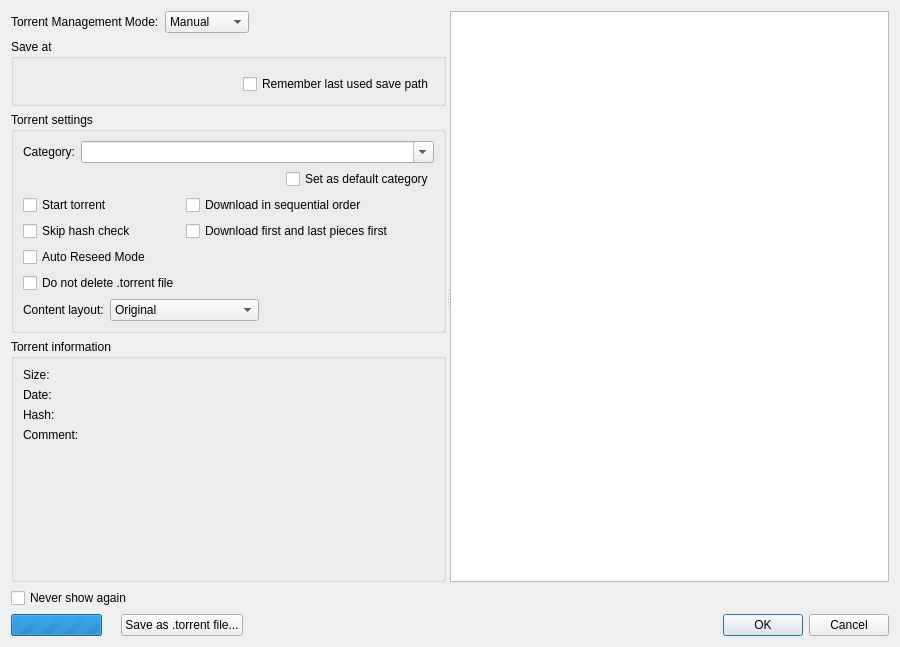
<?xml version="1.0" encoding="UTF-8"?>
<ui version="4.0">
 <class>AddNewTorrentDialog</class>
 <widget class="QDialog" name="AddNewTorrentDialog">
  <property name="geometry">
   <rect>
    <x>0</x>
    <y>0</y>
    <width>900</width>
    <height>647</height>
   </rect>
  </property>
  <layout class="QVBoxLayout" name="AddNewTorrentDialogLayout">
   <item>
    <widget class="QSplitter" name="splitter">
     <property name="orientation">
      <enum>Qt::Horizontal</enum>
     </property>
     <property name="childrenCollapsible">
      <bool>false</bool>
     </property>
     <widget class="QFrame" name="torrentoptionsFrame">
      <layout class="QVBoxLayout" name="mainlayout_addui">
       <property name="leftMargin">
        <number>0</number>
       </property>
       <property name="topMargin">
        <number>0</number>
       </property>
       <property name="rightMargin">
        <number>0</number>
       </property>
       <property name="bottomMargin">
        <number>0</number>
       </property>
       <item>
        <layout class="QHBoxLayout" name="managementLayout">
         <item>
          <widget class="QLabel" name="labelTorrentManagementMode">
           <property name="text">
            <string>Torrent Management Mode:</string>
           </property>
          </widget>
         </item>
         <item>
          <widget class="QComboBox" name="comboTTM">
           <property name="toolTip">
            <string>Automatic mode means that various torrent properties(eg save path) will be decided by the associated category</string>
           </property>
           <item>
            <property name="text">
             <string>Manual</string>
            </property>
           </item>
           <item>
            <property name="text">
             <string>Automatic</string>
            </property>
           </item>
          </widget>
         </item>
         <item>
          <spacer name="horizontalSpacer">
           <property name="orientation">
            <enum>Qt::Horizontal</enum>
           </property>
           <property name="sizeHint" stdset="0">
            <size>
             <width>20</width>
             <height>20</height>
            </size>
           </property>
          </spacer>
         </item>
        </layout>
       </item>
       <item>
        <widget class="QGroupBox" name="groupBoxSavePath">
         <property name="title">
          <string>Save at</string>
         </property>
         <layout class="QVBoxLayout" name="verticalLayout">
          <item>
           <widget class="FileSystemPathComboEdit" name="savePath" native="true"/>
          </item>
          <item alignment="Qt::AlignRight">
           <widget class="QCheckBox" name="checkBoxRememberLastSavePath">
            <property name="text">
             <string>Remember last used save path</string>
            </property>
           </widget>
          </item>
         </layout>
        </widget>
       </item>
       <item>
        <widget class="QGroupBox" name="groupBoxSettings">
         <property name="title">
          <string>Torrent settings</string>
         </property>
         <layout class="QVBoxLayout" name="verticalLayout_3">
          <item>
           <layout class="QHBoxLayout" name="categoryLayout">
            <item>
             <widget class="QLabel" name="labelCategory">
              <property name="text">
               <string>Category:</string>
              </property>
             </widget>
            </item>
            <item>
             <widget class="QComboBox" name="categoryComboBox">
              <property name="sizePolicy">
               <sizepolicy hsizetype="Expanding" vsizetype="Fixed">
                <horstretch>0</horstretch>
                <verstretch>0</verstretch>
               </sizepolicy>
              </property>
              <property name="editable">
               <bool>true</bool>
              </property>
              <property name="insertPolicy">
               <enum>QComboBox::InsertAtTop</enum>
              </property>
             </widget>
            </item>
           </layout>
          </item>
          <item alignment="Qt::AlignRight">
           <widget class="QCheckBox" name="defaultCategoryCheckbox">
            <property name="text">
             <string>Set as default category</string>
            </property>
           </widget>
          </item>
          <item>
           <layout class="QGridLayout" name="gridLayout">
            <item row="0" column="0">
             <widget class="QCheckBox" name="startTorrentCheckBox">
              <property name="text">
               <string>Start torrent</string>
              </property>
             </widget>
            </item>
            <item row="0" column="2">
             <spacer name="horizontalSpacer_3">
              <property name="orientation">
               <enum>Qt::Horizontal</enum>
              </property>
              <property name="sizeHint" stdset="0">
               <size>
                <width>40</width>
                <height>20</height>
               </size>
              </property>
             </spacer>
            </item>
            <item row="1" column="0">
             <widget class="QCheckBox" name="skipCheckingCheckBox">
              <property name="text">
               <string>Skip hash check</string>
              </property>
             </widget>
            </item>
            <item row="1" column="1">
             <widget class="QCheckBox" name="firstLastCheckBox">
              <property name="text">
               <string>Download first and last pieces first</string>
              </property>
             </widget>
            </item>
            <item row="0" column="1">
             <widget class="QCheckBox" name="sequentialCheckBox">
              <property name="text">
               <string>Download in sequential order</string>
              </property>
             </widget>
            </item>
            <item row="3" column="0">
             <widget class="QCheckBox" name="doNotDeleteTorrentCheckBox">
              <property name="toolTip">
               <string>When checked, the .torrent file will not be deleted despite the settings at the &quot;Download&quot; page of the options dialog</string>
              </property>
              <property name="text">
               <string>Do not delete .torrent file</string>
              </property>
             </widget>
            </item>
            <item row="2" column="0">
             <widget class="QCheckBox" name="autoReseedModeCheckBox">
              <property name="text">
               <string>Auto Reseed Mode</string>
              </property>
             </widget>
            </item>
           </layout>
          </item>
          <item>
           <layout class="QHBoxLayout" name="horizontalLayout_2">
            <item>
             <widget class="QLabel" name="contentLayoutLabel">
              <property name="text">
               <string>Content layout:</string>
              </property>
             </widget>
            </item>
            <item>
             <widget class="QComboBox" name="contentLayoutComboBox">
              <property name="currentIndex">
               <number>0</number>
              </property>
              <item>
               <property name="text">
                <string>Original</string>
               </property>
              </item>
              <item>
               <property name="text">
                <string>Create subfolder</string>
               </property>
              </item>
              <item>
               <property name="text">
                <string>Don't create subfolder</string>
               </property>
              </item>
             </widget>
            </item>
            <item>
             <spacer name="horizontalSpacer_4">
              <property name="orientation">
               <enum>Qt::Horizontal</enum>
              </property>
              <property name="sizeHint" stdset="0">
               <size>
                <width>40</width>
                <height>20</height>
               </size>
              </property>
             </spacer>
            </item>
           </layout>
          </item>
         </layout>
        </widget>
       </item>
       <item>
        <widget class="QGroupBox" name="infoGroup">
         <property name="sizePolicy">
          <sizepolicy hsizetype="Preferred" vsizetype="Expanding">
           <horstretch>0</horstretch>
           <verstretch>0</verstretch>
          </sizepolicy>
         </property>
         <property name="title">
          <string>Torrent information</string>
         </property>
         <layout class="QGridLayout" name="gridLayout_2">
          <item row="1" column="1">
           <widget class="QLabel" name="labelDateData"/>
          </item>
          <item row="2" column="1">
           <widget class="QLabel" name="labelHashData">
            <property name="textFormat">
             <enum>Qt::PlainText</enum>
            </property>
            <property name="textInteractionFlags">
             <set>Qt::TextSelectableByMouse</set>
            </property>
           </widget>
          </item>
          <item row="3" column="1">
           <widget class="QScrollArea" name="scrollArea">
            <property name="styleSheet">
             <string notr="true">background-color: rgba(0, 0, 0, 0);</string>
            </property>
            <property name="frameShape">
             <enum>QFrame::NoFrame</enum>
            </property>
            <property name="widgetResizable">
             <bool>true</bool>
            </property>
            <widget class="QWidget" name="scrollAreaWidgetContents">
             <property name="geometry">
              <rect>
               <x>0</x>
               <y>0</y>
               <width>401</width>
               <height>68</height>
              </rect>
             </property>
             <layout class="QVBoxLayout" name="verticalLayout_2">
              <property name="leftMargin">
               <number>0</number>
              </property>
              <property name="topMargin">
               <number>0</number>
              </property>
              <property name="rightMargin">
               <number>0</number>
              </property>
              <property name="bottomMargin">
               <number>0</number>
              </property>
              <item>
               <widget class="QLabel" name="labelCommentData">
                <property name="textFormat">
                 <enum>Qt::RichText</enum>
                </property>
                <property name="alignment">
                 <set>Qt::AlignLeading|Qt::AlignLeft|Qt::AlignTop</set>
                </property>
                <property name="wordWrap">
                 <bool>true</bool>
                </property>
                <property name="openExternalLinks">
                 <bool>true</bool>
                </property>
                <property name="textInteractionFlags">
                 <set>Qt::TextBrowserInteraction</set>
                </property>
               </widget>
              </item>
             </layout>
            </widget>
           </widget>
          </item>
          <item row="1" column="0">
           <widget class="QLabel" name="labelDate">
            <property name="text">
             <string>Date:</string>
            </property>
           </widget>
          </item>
          <item row="0" column="0">
           <widget class="QLabel" name="labelSize">
            <property name="text">
             <string>Size:</string>
            </property>
           </widget>
          </item>
          <item row="3" column="0">
           <widget class="QLabel" name="labelComment">
            <property name="text">
             <string>Comment:</string>
            </property>
            <property name="alignment">
             <set>Qt::AlignLeading|Qt::AlignLeft|Qt::AlignTop</set>
            </property>
           </widget>
          </item>
          <item row="0" column="1">
           <widget class="QLabel" name="labelSizeData"/>
          </item>
          <item row="2" column="0">
           <widget class="QLabel" name="labelHash">
            <property name="text">
             <string>Hash:</string>
            </property>
           </widget>
          </item>
         </layout>
        </widget>
       </item>
      </layout>
     </widget>
     <widget class="TorrentContentTreeView" name="contentTreeView">
      <property name="sizePolicy">
       <sizepolicy hsizetype="Expanding" vsizetype="Expanding">
        <horstretch>1</horstretch>
        <verstretch>0</verstretch>
       </sizepolicy>
      </property>
      <property name="contextMenuPolicy">
       <enum>Qt::CustomContextMenu</enum>
      </property>
      <property name="selectionMode">
       <enum>QAbstractItemView::ExtendedSelection</enum>
      </property>
      <property name="sortingEnabled">
       <bool>true</bool>
      </property>
     </widget>
    </widget>
   </item>
   <item>
    <layout class="QHBoxLayout" name="buttonsHLayout">
     <item>
      <widget class="QCheckBox" name="checkBoxNeverShow">
       <property name="text">
        <string>Never show again</string>
       </property>
      </widget>
     </item>
     <item>
      <spacer name="horizontalSpacer_2">
       <property name="orientation">
        <enum>Qt::Horizontal</enum>
       </property>
       <property name="sizeHint" stdset="0">
        <size>
         <width>40</width>
         <height>20</height>
        </size>
       </property>
      </spacer>
     </item>
    </layout>
   </item>
   <item>
    <layout class="QHBoxLayout" name="horizontalLayout">
     <item>
      <layout class="QHBoxLayout" name="metadataLayout">
       <item>
        <widget class="QProgressBar" name="progMetaLoading">
         <property name="sizePolicy">
          <sizepolicy hsizetype="Minimum" vsizetype="Fixed">
           <horstretch>0</horstretch>
           <verstretch>0</verstretch>
          </sizepolicy>
         </property>
         <property name="maximum">
          <number>0</number>
         </property>
         <property name="value">
          <number>-1</number>
         </property>
         <property name="textVisible">
          <bool>false</bool>
         </property>
        </widget>
       </item>
       <item>
        <widget class="QLabel" name="lblMetaLoading">
         <property name="text">
          <string/>
         </property>
        </widget>
       </item>
       <item>
        <widget class="QPushButton" name="buttonSave">
         <property name="text">
          <string>Save as .torrent file...</string>
         </property>
        </widget>
       </item>
      </layout>
     </item>
     <item>
      <widget class="QDialogButtonBox" name="buttonBox">
       <property name="standardButtons">
        <set>QDialogButtonBox::Cancel|QDialogButtonBox::Ok</set>
       </property>
      </widget>
     </item>
    </layout>
   </item>
  </layout>
 </widget>
 <customwidgets>
  <customwidget>
   <class>TorrentContentTreeView</class>
   <extends>QTreeView</extends>
   <header>gui/torrentcontenttreeview.h</header>
  </customwidget>
  <customwidget>
   <class>FileSystemPathComboEdit</class>
   <extends>QWidget</extends>
   <header>gui/fspathedit.h</header>
   <container>1</container>
  </customwidget>
 </customwidgets>
 <resources/>
 <connections>
  <connection>
   <sender>buttonBox</sender>
   <signal>accepted()</signal>
   <receiver>AddNewTorrentDialog</receiver>
   <slot>accept()</slot>
   <hints>
    <hint type="sourcelabel">
     <x>928</x>
     <y>855</y>
    </hint>
    <hint type="destinationlabel">
     <x>157</x>
     <y>274</y>
    </hint>
   </hints>
  </connection>
  <connection>
   <sender>buttonBox</sender>
   <signal>rejected()</signal>
   <receiver>AddNewTorrentDialog</receiver>
   <slot>reject()</slot>
   <hints>
    <hint type="sourcelabel">
     <x>928</x>
     <y>855</y>
    </hint>
    <hint type="destinationlabel">
     <x>286</x>
     <y>274</y>
    </hint>
   </hints>
  </connection>
  <connection>
   <sender>comboTTM</sender>
   <signal>currentIndexChanged(int)</signal>
   <receiver>AddNewTorrentDialog</receiver>
   <slot>TMMChanged(int)</slot>
   <hints>
    <hint type="sourcelabel">
     <x>250</x>
     <y>53</y>
    </hint>
    <hint type="destinationlabel">
     <x>467</x>
     <y>249</y>
    </hint>
   </hints>
  </connection>
  <connection>
   <sender>categoryComboBox</sender>
   <signal>currentIndexChanged(int)</signal>
   <receiver>AddNewTorrentDialog</receiver>
   <slot>categoryChanged(int)</slot>
   <hints>
    <hint type="sourcelabel">
     <x>266</x>
     <y>231</y>
    </hint>
    <hint type="destinationlabel">
     <x>467</x>
     <y>249</y>
    </hint>
   </hints>
  </connection>
 </connections>
 <slots>
  <slot>savingModeChanged(bool)</slot>
  <slot>categoryChanged(int)</slot>
  <slot>TMMChanged(int)</slot>
 </slots>
</ui>
